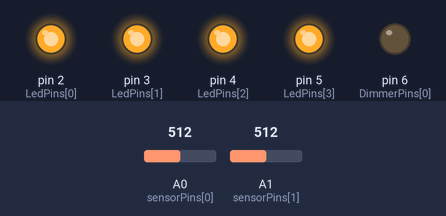
Bench run of a sketch on a simulated Arduino Uno, built with avr-gcc and run on an emulated ATmega328P. On the bench: output pins drawn as LEDs (lit = HIGH). The test bench sets the inputs (shaded band); at power-on: A0 (sensorPins[0]) = 512, A1 (sensorPins[1]) = 512.

Above: at 1.2 s.
1.3 s: A0 (sensorPins[0]) set to 751
2.8 s: A0 (sensorPins[0]) set to 782
At 3.9 s:
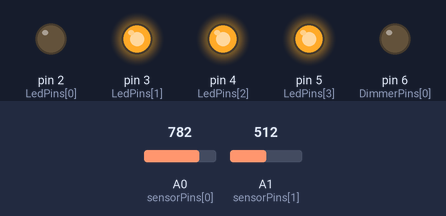
4.3 s: A1 (sensorPins[1]) set to 755
5.8 s: A1 (sensorPins[1]) set to 781
At 6.2 s:
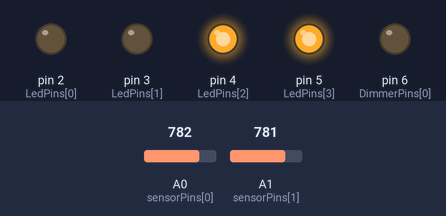
7.3 s: A0 (sensorPins[0]) set to 757
At 8.5 s:
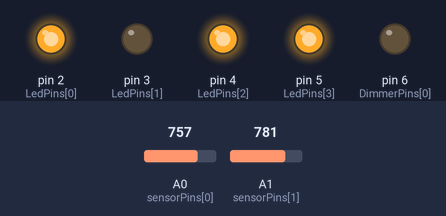
8.8 s: A0 (sensorPins[0]) set to 777
At 9.9 s:
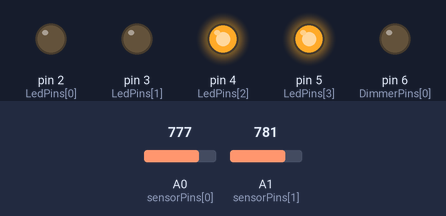
Timing chart, 0 to 11.3 s (numbered marks = the images above; inputs shaded):
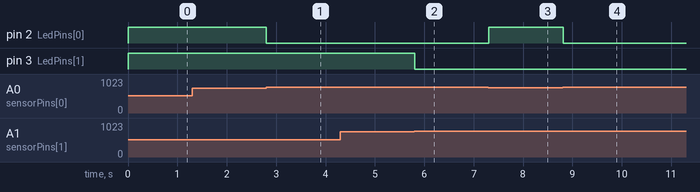

The sketch:

ihome_multi_with_button.ino
```cpp
/*
  Полезные ссылки:
  – http://jeelabs.org/pub/docs/ethercard/classBufferFiller.html
  – http://arduino.ru/Reference
  Назначение
  – дискретное включение / выключение нагрузки в количестве 4-х штук по сети
  – дискретное включение / выключение нагрузки в количестве 4-х штук с помощью 4-х 3-х позиционных кнопок (0, 0.5, 1)
  – сбор данных с аналоговых входов
  Допущения
  – для управления нагрузкой ипользуем пины от 2 до 9
  – для физических выключателей испльзуем аналоговые пины (0 - нет реакции, 1/2 - выключение, 1 - включение)
  – запросы на управления через сеть имеют формат: GET /switch?<int pin>=<boolean status>
  – запрос на       получение состояний через сеть имеют формат: GET /switch или GET /status
  Подключаем Pins "ENC28J60 Module" к Arduino Uno.
  VCC - 3.3V
  GND - GND
  SCK - Pin 13
  SO - Pin 12
  SI - Pin 11
  CS - Pin 10 Можно выбрать любой.
*/
#include <EtherCard.h>

static uint32_t timer;

// IP адрес сервера (позже вынести в конфигурацию)
const char ecchost[] PROGMEM = "192.168.1.126";

// MAC адрес узла
static byte mymac[] = { 0x5A,0x5A,0x5A,0x5A,0x5A,0x5A };

byte Ethernet::buffer[500];

BufferFiller bfill;

// Общие переменные
int i;
char *data;
word pos;
boolean changedStatus = false;


// Массив задействованных номеров Pins Arduino, для управления реле.
// При правке, не забыть поправить в loop() проверку запроса
const int LedPins[] = {2,3,4,5};

// Количество рабочих пинов
const int PinCount = sizeof(LedPins) / sizeof(int);

// Массив для фиксации изменений.
boolean PinStatus[PinCount];

// Массив задействованных pin, для диммеров
// При правке, не забыть поправить в loop() проверку запроса
const int DimmerPins[] = {6};

// Количество рабочих пинов
const int DimmerCount = sizeof(DimmerPins) / sizeof(int);

// Массив для фиксации изменений.
boolean DimmerStatus[DimmerCount];

// Массив значений.
int DimmerLevels[DimmerCount];


// Кнопки на аналоговых вводах
// Для включения используем диапазон от 768 до 1023
// Для выключения используем диапазон от 256 до 767
// На значения до 255 не реагируем
// Список сенсоров
const int sensorPins[] = {A0,A1};

// Количество сенсоров
const int sensorCount = sizeof(sensorPins) / sizeof(int);

// id пинов, на которые влияют сенсоры
const int ledSensorPinIds[sensorCount] = {0,1};

// Полученное значение сенсора
int sensorValue = 0;


// Фотодатчики
const int photoSensors[] = {A5};
const int photoCount = sizeof(photoSensors) / sizeof(int);;


//-------------

const char http_OK[] PROGMEM =
"HTTP/1.0 200 OK\r\n"
"Content-Type: application/json\r\n"
"Pragma: no-cache\r\n\r\n";

const char http_404[] PROGMEM =
"HTTP/1.0 404 Not Found\r\n"
"Content-Type: application/json\r\n"
"Pragma: no-cache\r\n\r\n";

//------------

void statusJson() {
  bfill.emit_p(PSTR("$F["),
    http_OK
  );
  // Вывод информации с аналоговых датчиков (освещенность)
  for(i = 0; i < photoCount; i++) {
    bfill.emit_p(PSTR("{\"value\": $D, \"pin\": $D},"),
      analogRead(photoSensors[i]),
      photoSensors[i]
    );
  }
  // Вывод информации о состоянии пинов
  for(i = 0; i < PinCount; i++) {
    bfill.emit_p(PSTR("{\"on\": $F, \"pin\": $D}"),
      PinStatus[i]?PSTR("false"):PSTR("true"),
      LedPins[i]
    );
    if (DimmerCount > 0 || i+1 < PinCount && PinCount > 1) {
      bfill.emit_p(PSTR(","));
    }
  }
  // Вывод информации о диммируемых пинах
  for(i = 0; i < DimmerCount; i++) {
    bfill.emit_p(PSTR("{\"on\": $F, \"pin\": $D, \"level\": $D}"),
      DimmerStatus[i]?PSTR("true"):PSTR("false"),
      DimmerPins[i],
      DimmerLevels[i]
    );
    if (i+1 < DimmerCount && DimmerCount > 1) {
      bfill.emit_p(PSTR(","));
    }
  }

  bfill.emit_p(PSTR("]"));
}

static void my_callback (byte status, word off, word len) {
  // Обработка ответа от сервера
  Ethernet::buffer[off] = 0;
}

void send_check_request() {
  // Просим сервер перечитать статус
  pos = ether.packetLoop(ether.packetReceive()); // check for tcp packet / проверить TCP пакеты.
  ether.browseUrl(PSTR("/mainframe/"), "check", ecchost, my_callback);
}

void setup() {
    Serial.begin(9600);
    // По умолчанию в Библиотеке "ethercard" (CS-pin) = № 8.
    if (ether.begin(sizeof Ethernet::buffer, mymac, 10) == 0);

    if (!ether.dhcpSetup())
      Serial.println(F("DHCP failed"));

    // Тут есть проблема с таймаутом при попытке назначить все эти адреса (30 секунд)
    //ether.staticSetup(myip, mygw, mydns, mymask);
    ether.printIp("My SET IP: ", ether.myip); // Выводим в Serial монитор статический IP адрес.
    ether.printIp("GW:  ", ether.gwip);
    ether.printIp("DNS: ", ether.dnsip);
    //-----
    // Инициализация пинов ламп
    for(i = 0; i < PinCount; i++) {
        pinMode(LedPins[i],OUTPUT);
        PinStatus[i] = true;
        digitalWrite(LedPins[i], PinStatus[i]);
    }
    for(i = 0; i < DimmerCount; i++) {
        pinMode(DimmerPins[i],OUTPUT);
        DimmerStatus[i] = false;
        DimmerLevels[i] = 0;
        // Пока использую ШИМ для светодиода
        analogWrite(DimmerPins[i], DimmerLevels[i]);

    }

    // Пытаемся разрезолвить адрес сервере
    if (!ether.dnsLookup(ecchost))
      Serial.println("DNS failed");

    ether.printIp("SRV: ", ether.hisip);
}

void loop() {
  delay(5); // Дёргаем микроконтроллер.

  // Пока так кривенько, потом причешу
  // Диммируемые сейчас не переключаются
  for(i = 0; i < sensorCount; i++) {
    sensorValue = analogRead(sensorPins[i]);
    if (sensorValue > 255) {
      // Перепроверяем для сглаживания шума
      delay(10);
      sensorValue = analogRead(sensorPins[i]);
      changedStatus = false;
      if (sensorValue > 767) {
        // On
        if (PinStatus[ledSensorPinIds[i]] == true) {
          changedStatus = true;
        }
        PinStatus[ledSensorPinIds[i]] = false;
      } else if (sensorValue > 255) {
        // Off
        if (PinStatus[ledSensorPinIds[i]] == false) {
          changedStatus = true;
        }
        PinStatus[ledSensorPinIds[i]] = true;
      }
      // Записываем новый статус
      digitalWrite(LedPins[ledSensorPinIds[i]], PinStatus[ledSensorPinIds[i]]);
      if (changedStatus) {
        // Если статус изменился, сообщаем серверу
        send_check_request();
      }

    }
  }

  pos = ether.packetLoop(ether.packetReceive()); // check for tcp packet / проверить TCP пакеты.

  if (pos) {
    bfill = ether.tcpOffset();
    data = (char *) Ethernet::buffer + pos;
    // Варианты запроса
    if (strncmp("GET /status ", data, 12) == 0) {
      statusJson();
    } else if (strncmp("GET /switch", data, 11) == 0) {
      data += 11;
      if (strncmp(data, " ", 1) != 0 ) {
        if (strncmp(data, "?2=true ", 8) == 0 ) {
            PinStatus[0] = false;
        }
        if (strncmp(data, "?2=false ", 9) == 0 ) {
            PinStatus[0] = true;
        }
        if (strncmp(data, "?3=true ", 8) == 0 ) {
            PinStatus[1] = false;
        }
        if (strncmp(data, "?3=false ", 9) == 0 ) {
            PinStatus[1] = true;
        }
        if (strncmp(data, "?4=true ", 8) == 0 ) {
            PinStatus[2] = false;
        }
        if (strncmp(data, "?4=false ", 9) == 0 ) {
            PinStatus[2] = true;
        }
        if (strncmp(data, "?5=true ", 8) == 0 ) {
            PinStatus[3] = false;
        }
        if (strncmp(data, "?5=false ", 9) == 0 ) {
            PinStatus[3] = true;
        }
        // Диммеры пока включаются и выключаются тут
        if (strncmp(data, "?6=true ", 8) == 0 ) {
            DimmerStatus[0] = true;
        }
        if (strncmp(data, "?6=false ", 9) == 0 ) {
            DimmerStatus[0] = false;
        }

        for (i = 0; i < PinCount; i++) {
          // Применяем изменения состояния пинов
          digitalWrite(LedPins[i], PinStatus[i]);
        }

        for (i = 0; i < DimmerCount; i++) {
          // Применяем изменения состояния уровня
          if (DimmerStatus[i]) {
            analogWrite(DimmerPins[i], DimmerLevels[i] * 2);
          } else {
            analogWrite(DimmerPins[i], 0);
          }
        }

      }
      statusJson();
    } else if (strncmp("GET /dim", data, 8) == 0) {
      data += 8;
      if (strncmp(data, " ", 1) != 0 ) {
        if (strncmp(data, "?6=", 3) == 0 ) {
            data += 3;
            char *value = strchr(data, ' ');
            if (value != 0) {
              *value = 0;
              DimmerLevels[0] = atoi(data);
              delete value;
            }
        }
        for (i = 0; i < DimmerCount; i++) {
          // Применяем изменения состояния уровня
          if (DimmerStatus[i]) {
            analogWrite(DimmerPins[i], DimmerLevels[i] * 2);
          } else {
            analogWrite(DimmerPins[i], 0);
          }
        }
      }
      statusJson();
    } else {
      bfill.emit_p(http_404);
    }
    // Отправляем ответ
    ether.httpServerReply(bfill.position()); // send http response
  }
}
```

Measured:
- the behaviour switches between 767 and 768 on A0 (sensorPins[0]) (found by bisection; images 0 and 1)
- the behaviour switches between 767 and 768 on A1 (sensorPins[1]) (found by bisection; images 1 and 2)
- after the input at 1.3 s, every drawn part: stays the same
- after the input at 2.8 s, pin 2 (LedPins[0]): HIGH → LOW at once
- after the input at 4.3 s, every drawn part: stays the same
- after the input at 5.8 s, pin 3 (LedPins[1]): HIGH → LOW at once
- after the input at 7.3 s, pin 2 (LedPins[0]): LOW → HIGH at once
- after the input at 8.8 s, pin 2 (LedPins[0]): HIGH → LOW at once
